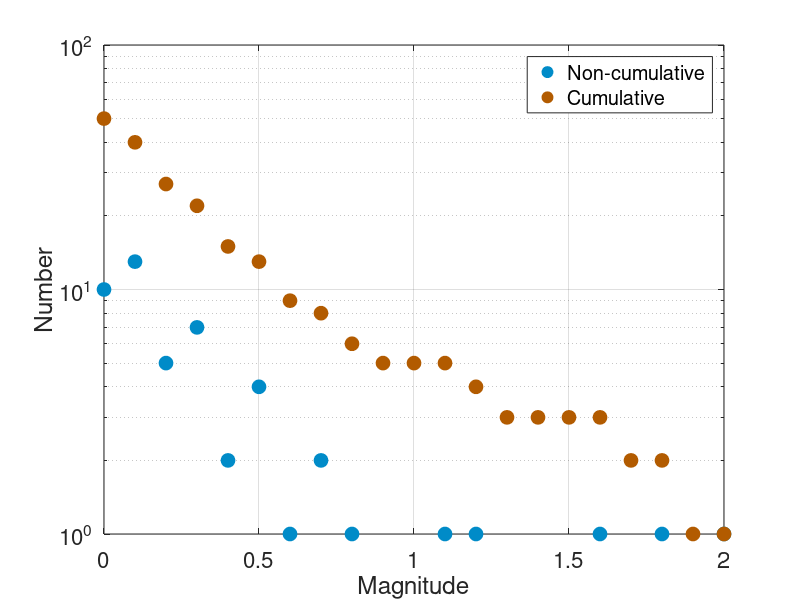

The MATLAB source for this figure:
% Ths script provides an illustration of small catalog size
clc,clear
figure('units','normalized','position',[0.1,0.1,0.25,0.25])
L=50;% number of events in each simulated catalog
b=1; % set b-value
Pcm=rand(1,L);
Dm=-1/b.*log10(Pcm)-0.05; % generate random magnitude
% plot
dm=0.1;
m=0:dm:max(Dm);
n0=hist(Dm,m);   
cn0(1)=L;
for i=2:length(m)
    cn0(i)=L-sum(n0(1:i-1)); 
end
n=log10(n0);
cn=log10(cn0);
color=1/255*[132 94 194;178 91 0;0 139 200];
plot_n0=semilogy(m,n0,'o', 'color', 0.4*[1 1 1], ...
            'markersize', 10, 'markerfacecolor', color(3,:), ...
            'MarkerEdgeColor', color(3,:));
hold on;
plot_cn0=semilogy(m,cn0,'o', 'color', 0.4*[1 1 1], ...
            'markersize', 10, 'markerfacecolor', color(2,:), ...
            'MarkerEdgeColor', color(2,:));
grid on;
box on;
xlabel('Magnitude');
ylabel('Number');
set(gca,'fontsize',16);
legend([plot_n0,plot_cn0],'Non-cumulative','Cumulative','Location','Northeast');
hold on;


